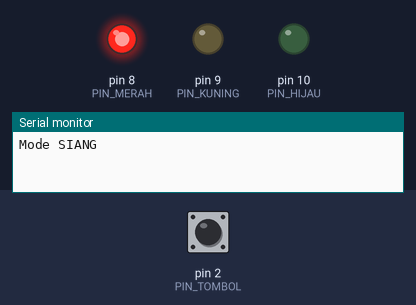
This program was run on a simulated Arduino Uno, built with avr-gcc and run on an emulated ATmega328P. Shown: output pins drawn as LEDs (lit = HIGH), the last lines printed to the serial monitor. Dashed ring = blinking. The test bench sets the inputs (shaded band); at power-on: pin 2 (PIN_TOMBOL) HIGH.

Above: at 1.2 s.
1.3 s: pin 2 (PIN_TOMBOL) driven LOW
At 5.9 s:
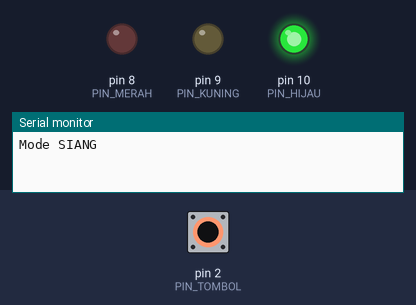
At 12.0 s:
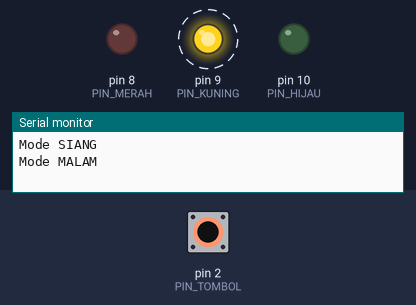
Timing chart, 0 to 18.1 s (numbered marks = the images above; inputs shaded):
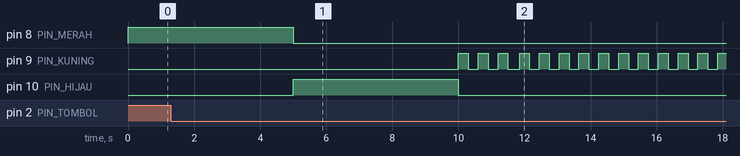

Measured:
- after the input at 1.3 s, pin 8 (PIN_MERAH): goes on until 5.0 s, then stays LOW; pin 10 (PIN_HIJAU): goes on until 10.0 s, then stays LOW

The program:

main.cpp
```cpp
#include <Arduino.h>

const int PIN_MERAH  = 8;
const int PIN_KUNING = 9;
const int PIN_HIJAU  = 10;
const int PIN_TOMBOL = 2;

bool modeMalam = false;
bool tombolSebelumnya = HIGH;

void setup() {
  pinMode(PIN_MERAH, OUTPUT);
  pinMode(PIN_KUNING, OUTPUT);
  pinMode(PIN_HIJAU, OUTPUT);
  pinMode(PIN_TOMBOL, INPUT_PULLUP);   // tombol aktif LOW
  Serial.begin(9600);
  Serial.println("Mode SIANG");
}

void cekTombol() {
  bool sekarang = digitalRead(PIN_TOMBOL);
  if (sekarang == LOW && tombolSebelumnya == HIGH) {   // baru ditekan
    modeMalam = !modeMalam;                            // balik mode
    Serial.println(modeMalam ? "Mode MALAM" : "Mode SIANG");
    delay(50);                                         // debounce sederhana
  }
  tombolSebelumnya = sekarang;
}

void kedipKuning(int jumlah) {
  for (int i = 0; i < jumlah; i++) {
    digitalWrite(PIN_KUNING, HIGH);
    delay(300);
    digitalWrite(PIN_KUNING, LOW);
    delay(300);
  }
}

void loop() {
  cekTombol();
  if (modeMalam) {
    kedipKuning(1);
  } else {
    digitalWrite(PIN_MERAH, HIGH);
    delay(5000);
    digitalWrite(PIN_MERAH, LOW);

    digitalWrite(PIN_HIJAU, HIGH);
    delay(5000);
    digitalWrite(PIN_HIJAU, LOW);

    kedipKuning(3);
  }
}
```
